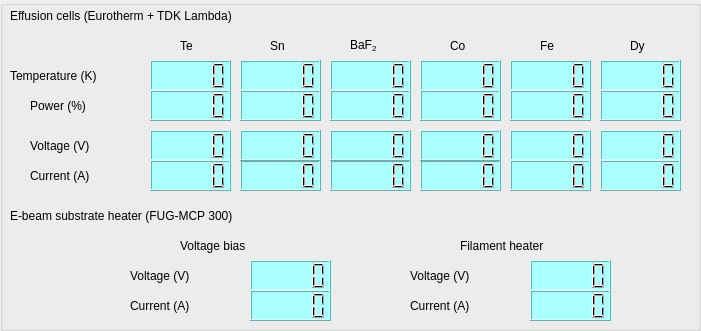
     <widget class="QGroupBox" name="groupBox_9">
      <property name="geometry">
       <rect>
        <x>10</x>
        <y>0</y>
        <width>701</width>
        <height>331</height>
       </rect>
      </property>
      <property name="title">
       <string/>
      </property>
      <widget class="QLabel" name="label_224">
       <property name="geometry">
        <rect>
         <x>10</x>
         <y>0</y>
         <width>471</width>
         <height>31</height>
        </rect>
       </property>
       <property name="styleSheet">
        <string notr="true">font: 12pt &quot;MS Shell Dlg 2&quot;;</string>
       </property>
       <property name="text">
        <string>Effusion cells (Eurotherm + TDK Lambda)</string>
       </property>
      </widget>
      <widget class="QLCDNumber" name="mbe_lcd_T_Sn">
       <property name="geometry">
        <rect>
         <x>240</x>
         <y>60</y>
         <width>81</width>
         <height>31</height>
        </rect>
       </property>
       <property name="styleSheet">
        <string notr="true">background-color: rgb(170, 255, 255);</string>
       </property>
      </widget>
      <widget class="QLabel" name="label_263">
       <property name="geometry">
        <rect>
         <x>270</x>
         <y>30</y>
         <width>31</width>
         <height>31</height>
        </rect>
       </property>
       <property name="styleSheet">
        <string notr="true">font: 12pt &quot;MS Shell Dlg 2&quot;;</string>
       </property>
       <property name="text">
        <string>Sn</string>
       </property>
      </widget>
      <widget class="QLabel" name="label_264">
       <property name="geometry">
        <rect>
         <x>350</x>
         <y>30</y>
         <width>41</width>
         <height>31</height>
        </rect>
       </property>
       <property name="styleSheet">
        <string notr="true">font: 12pt &quot;MS Shell Dlg 2&quot;;</string>
       </property>
       <property name="text">
        <string>&lt;html&gt;&lt;head/&gt;&lt;body&gt;&lt;p&gt;BaF&lt;span style=&quot; vertical-align:sub;&quot;&gt;2&lt;/span&gt;&lt;/p&gt;&lt;/body&gt;&lt;/html&gt;</string>
       </property>
      </widget>
      <widget class="QLCDNumber" name="mbe_lcd_T_Baf2">
       <property name="geometry">
        <rect>
         <x>330</x>
         <y>60</y>
         <width>81</width>
         <height>31</height>
        </rect>
       </property>
       <property name="styleSheet">
        <string notr="true">background-color: rgb(170, 255, 255);</string>
       </property>
      </widget>
      <widget class="QLabel" name="label_265">
       <property name="geometry">
        <rect>
         <x>450</x>
         <y>30</y>
         <width>31</width>
         <height>31</height>
        </rect>
       </property>
       <property name="styleSheet">
        <string notr="true">font: 12pt &quot;MS Shell Dlg 2&quot;;</string>
       </property>
       <property name="text">
        <string>Co</string>
       </property>
      </widget>
      <widget class="QLabel" name="label_282">
       <property name="geometry">
        <rect>
         <x>540</x>
         <y>30</y>
         <width>31</width>
         <height>31</height>
        </rect>
       </property>
       <property name="styleSheet">
        <string notr="true">font: 12pt &quot;MS Shell Dlg 2&quot;;</string>
       </property>
       <property name="text">
        <string>Fe</string>
       </property>
      </widget>
      <widget class="QLCDNumber" name="mbe_lcd_T_Co">
       <property name="geometry">
        <rect>
         <x>420</x>
         <y>60</y>
         <width>81</width>
         <height>31</height>
        </rect>
       </property>
       <property name="styleSheet">
        <string notr="true">background-color: rgb(170, 255, 255);</string>
       </property>
      </widget>
      <widget class="QLCDNumber" name="mbe_lcd_T_Fe">
       <property name="geometry">
        <rect>
         <x>510</x>
         <y>60</y>
         <width>81</width>
         <height>31</height>
        </rect>
       </property>
       <property name="styleSheet">
        <string notr="true">background-color: rgb(170, 255, 255);</string>
       </property>
      </widget>
      <widget class="QLabel" name="label_283">
       <property name="geometry">
        <rect>
         <x>10</x>
         <y>60</y>
         <width>131</width>
         <height>31</height>
        </rect>
       </property>
       <property name="styleSheet">
        <string notr="true">font: 10pt &quot;MS Shell Dlg 2&quot;;</string>
       </property>
       <property name="text">
        <string>Temperature (K)</string>
       </property>
      </widget>
      <widget class="QLabel" name="label_284">
       <property name="geometry">
        <rect>
         <x>30</x>
         <y>90</y>
         <width>131</width>
         <height>31</height>
        </rect>
       </property>
       <property name="styleSheet">
        <string notr="true">font: 10pt &quot;MS Shell Dlg 2&quot;;</string>
       </property>
       <property name="text">
        <string>Power (%)</string>
       </property>
      </widget>
      <widget class="QLCDNumber" name="mbe_lcd_p_Co">
       <property name="geometry">
        <rect>
         <x>420</x>
         <y>90</y>
         <width>81</width>
         <height>31</height>
        </rect>
       </property>
       <property name="styleSheet">
        <string notr="true">background-color: rgb(170, 255, 255);</string>
       </property>
      </widget>
      <widget class="QLCDNumber" name="mbe_lcd_p_Baf2">
       <property name="geometry">
        <rect>
         <x>330</x>
         <y>90</y>
         <width>81</width>
         <height>31</height>
        </rect>
       </property>
       <property name="styleSheet">
        <string notr="true">background-color: rgb(170, 255, 255);</string>
       </property>
      </widget>
      <widget class="QLCDNumber" name="mbe_lcd_p_Fe">
       <property name="geometry">
        <rect>
         <x>510</x>
         <y>90</y>
         <width>81</width>
         <height>31</height>
        </rect>
       </property>
       <property name="styleSheet">
        <string notr="true">background-color: rgb(170, 255, 255);</string>
       </property>
      </widget>
      <widget class="QLCDNumber" name="mbe_lcd_p_Sn">
       <property name="geometry">
        <rect>
         <x>240</x>
         <y>90</y>
         <width>81</width>
         <height>31</height>
        </rect>
       </property>
       <property name="styleSheet">
        <string notr="true">background-color: rgb(170, 255, 255);</string>
       </property>
      </widget>
      <widget class="QLabel" name="label_285">
       <property name="geometry">
        <rect>
         <x>30</x>
         <y>130</y>
         <width>161</width>
         <height>31</height>
        </rect>
       </property>
       <property name="styleSheet">
        <string notr="true">font: 10pt &quot;MS Shell Dlg 2&quot;;</string>
       </property>
       <property name="text">
        <string>Voltage (V)</string>
       </property>
      </widget>
      <widget class="QLabel" name="label_286">
       <property name="geometry">
        <rect>
         <x>30</x>
         <y>160</y>
         <width>161</width>
         <height>31</height>
        </rect>
       </property>
       <property name="styleSheet">
        <string notr="true">font: 10pt &quot;MS Shell Dlg 2&quot;;</string>
       </property>
       <property name="text">
        <string>Current (A)</string>
       </property>
      </widget>
      <widget class="QLCDNumber" name="mbe_lcd_A_Co">
       <property name="geometry">
        <rect>
         <x>420</x>
         <y>160</y>
         <width>81</width>
         <height>31</height>
        </rect>
       </property>
       <property name="styleSheet">
        <string notr="true">background-color: rgb(170, 255, 255);</string>
       </property>
      </widget>
      <widget class="QLCDNumber" name="mbe_lcd_V_Co">
       <property name="geometry">
        <rect>
         <x>420</x>
         <y>130</y>
         <width>81</width>
         <height>31</height>
        </rect>
       </property>
       <property name="styleSheet">
        <string notr="true">background-color: rgb(170, 255, 255);</string>
       </property>
      </widget>
      <widget class="QLCDNumber" name="mbe_lcd_A_Baf2">
       <property name="geometry">
        <rect>
         <x>330</x>
         <y>160</y>
         <width>81</width>
         <height>31</height>
        </rect>
       </property>
       <property name="styleSheet">
        <string notr="true">background-color: rgb(170, 255, 255);</string>
       </property>
      </widget>
      <widget class="QLCDNumber" name="mbe_lcd_A_Sn">
       <property name="geometry">
        <rect>
         <x>240</x>
         <y>160</y>
         <width>81</width>
         <height>31</height>
        </rect>
       </property>
       <property name="styleSheet">
        <string notr="true">background-color: rgb(170, 255, 255);</string>
       </property>
      </widget>
      <widget class="QLCDNumber" name="mbe_lcd_V_Baf2">
       <property name="geometry">
        <rect>
         <x>330</x>
         <y>130</y>
         <width>81</width>
         <height>31</height>
        </rect>
       </property>
       <property name="styleSheet">
        <string notr="true">background-color: rgb(170, 255, 255);</string>
       </property>
      </widget>
      <widget class="QLCDNumber" name="mbe_lcd_V_Fe">
       <property name="geometry">
        <rect>
         <x>510</x>
         <y>130</y>
         <width>81</width>
         <height>31</height>
        </rect>
       </property>
       <property name="styleSheet">
        <string notr="true">background-color: rgb(170, 255, 255);</string>
       </property>
      </widget>
      <widget class="QLCDNumber" name="mbe_lcd_A_Fe">
       <property name="geometry">
        <rect>
         <x>510</x>
         <y>160</y>
         <width>81</width>
         <height>31</height>
        </rect>
       </property>
       <property name="styleSheet">
        <string notr="true">background-color: rgb(170, 255, 255);</string>
       </property>
      </widget>
      <widget class="QLCDNumber" name="mbe_lcd_V_Sn">
       <property name="geometry">
        <rect>
         <x>240</x>
         <y>130</y>
         <width>81</width>
         <height>31</height>
        </rect>
       </property>
       <property name="styleSheet">
        <string notr="true">background-color: rgb(170, 255, 255);</string>
       </property>
      </widget>
      <widget class="QLabel" name="label_287">
       <property name="geometry">
        <rect>
         <x>10</x>
         <y>200</y>
         <width>471</width>
         <height>31</height>
        </rect>
       </property>
       <property name="styleSheet">
        <string notr="true">font: 12pt &quot;MS Shell Dlg 2&quot;;</string>
       </property>
       <property name="text">
        <string>E-beam substrate heater (FUG-MCP 300)</string>
       </property>
      </widget>
      <widget class="QLabel" name="label_288">
       <property name="geometry">
        <rect>
         <x>130</x>
         <y>290</y>
         <width>161</width>
         <height>31</height>
        </rect>
       </property>
       <property name="styleSheet">
        <string notr="true">font: 10pt &quot;MS Shell Dlg 2&quot;;</string>
       </property>
       <property name="text">
        <string>Current (A)</string>
       </property>
      </widget>
      <widget class="QLCDNumber" name="mbe_lcd_V_bias">
       <property name="geometry">
        <rect>
         <x>250</x>
         <y>260</y>
         <width>81</width>
         <height>31</height>
        </rect>
       </property>
       <property name="styleSheet">
        <string notr="true">background-color: rgb(170, 255, 255);</string>
       </property>
      </widget>
      <widget class="QLabel" name="label_289">
       <property name="geometry">
        <rect>
         <x>130</x>
         <y>260</y>
         <width>161</width>
         <height>31</height>
        </rect>
       </property>
       <property name="styleSheet">
        <string notr="true">font: 10pt &quot;MS Shell Dlg 2&quot;;</string>
       </property>
       <property name="text">
        <string>Voltage (V)</string>
       </property>
      </widget>
      <widget class="QLCDNumber" name="mbe_lcd_A_bias">
       <property name="geometry">
        <rect>
         <x>250</x>
         <y>290</y>
         <width>81</width>
         <height>31</height>
        </rect>
       </property>
       <property name="styleSheet">
        <string notr="true">background-color: rgb(170, 255, 255);</string>
       </property>
      </widget>
      <widget class="QLabel" name="label_290">
       <property name="geometry">
        <rect>
         <x>410</x>
         <y>290</y>
         <width>101</width>
         <height>31</height>
        </rect>
       </property>
       <property name="styleSheet">
        <string notr="true">font: 10pt &quot;MS Shell Dlg 2&quot;;</string>
       </property>
       <property name="text">
        <string>Current (A)</string>
       </property>
      </widget>
      <widget class="QLCDNumber" name="mbe_lcd_V_fil">
       <property name="geometry">
        <rect>
         <x>530</x>
         <y>260</y>
         <width>81</width>
         <height>31</height>
        </rect>
       </property>
       <property name="styleSheet">
        <string notr="true">background-color: rgb(170, 255, 255);</string>
       </property>
      </widget>
      <widget class="QLabel" name="label_291">
       <property name="geometry">
        <rect>
         <x>410</x>
         <y>260</y>
         <width>111</width>
         <height>31</height>
        </rect>
       </property>
       <property name="styleSheet">
        <string notr="true">font: 10pt &quot;MS Shell Dlg 2&quot;;</string>
       </property>
       <property name="text">
        <string>Voltage (V)</string>
       </property>
      </widget>
      <widget class="QLCDNumber" name="mbe_lcd_A_fil">
       <property name="geometry">
        <rect>
         <x>530</x>
         <y>290</y>
         <width>81</width>
         <height>31</height>
        </rect>
       </property>
       <property name="styleSheet">
        <string notr="true">background-color: rgb(170, 255, 255);</string>
       </property>
      </widget>
      <widget class="QLabel" name="label_292">
       <property name="geometry">
        <rect>
         <x>460</x>
         <y>230</y>
         <width>161</width>
         <height>31</height>
        </rect>
       </property>
       <property name="styleSheet">
        <string notr="true">font: 10pt &quot;MS Shell Dlg 2&quot;;</string>
       </property>
       <property name="text">
        <string>Filament heater</string>
       </property>
      </widget>
      <widget class="QLabel" name="label_293">
       <property name="geometry">
        <rect>
         <x>180</x>
         <y>230</y>
         <width>161</width>
         <height>31</height>
        </rect>
       </property>
       <property name="styleSheet">
        <string notr="true">font: 10pt &quot;MS Shell Dlg 2&quot;;</string>
       </property>
       <property name="text">
        <string>Voltage bias</string>
       </property>
      </widget>
      <widget class="QLCDNumber" name="mbe_lcd_V_Te">
       <property name="geometry">
        <rect>
         <x>150</x>
         <y>130</y>
         <width>81</width>
         <height>31</height>
        </rect>
       </property>
       <property name="styleSheet">
        <string notr="true">background-color: rgb(170, 255, 255);</string>
       </property>
      </widget>
      <widget class="QLCDNumber" name="mbe_lcd_A_Te">
       <property name="geometry">
        <rect>
         <x>150</x>
         <y>160</y>
         <width>81</width>
         <height>31</height>
        </rect>
       </property>
       <property name="styleSheet">
        <string notr="true">background-color: rgb(170, 255, 255);</string>
       </property>
      </widget>
      <widget class="QLCDNumber" name="mbe_lcd_T_Te">
       <property name="geometry">
        <rect>
         <x>150</x>
         <y>60</y>
         <width>81</width>
         <height>31</height>
        </rect>
       </property>
       <property name="styleSheet">
        <string notr="true">background-color: rgb(170, 255, 255);</string>
       </property>
      </widget>
      <widget class="QLCDNumber" name="mbe_lcd_p_Te">
       <property name="geometry">
        <rect>
         <x>150</x>
         <y>90</y>
         <width>81</width>
         <height>31</height>
        </rect>
       </property>
       <property name="styleSheet">
        <string notr="true">background-color: rgb(170, 255, 255);</string>
       </property>
      </widget>
      <widget class="QLabel" name="label_294">
       <property name="geometry">
        <rect>
         <x>180</x>
         <y>30</y>
         <width>31</width>
         <height>31</height>
        </rect>
       </property>
       <property name="styleSheet">
        <string notr="true">font: 12pt &quot;MS Shell Dlg 2&quot;;</string>
       </property>
       <property name="text">
        <string>Te</string>
       </property>
      </widget>
      <widget class="QLCDNumber" name="mbe_lcd_V_Dy">
       <property name="geometry">
        <rect>
         <x>600</x>
         <y>130</y>
         <width>81</width>
         <height>31</height>
        </rect>
       </property>
       <property name="styleSheet">
        <string notr="true">background-color: rgb(170, 255, 255);</string>
       </property>
      </widget>
      <widget class="QLabel" name="label_295">
       <property name="geometry">
        <rect>
         <x>630</x>
         <y>30</y>
         <width>31</width>
         <height>31</height>
        </rect>
       </property>
       <property name="styleSheet">
        <string notr="true">font: 12pt &quot;MS Shell Dlg 2&quot;;</string>
       </property>
       <property name="text">
        <string>Dy</string>
       </property>
      </widget>
      <widget class="QLCDNumber" name="mbe_lcd_T_Dy">
       <property name="geometry">
        <rect>
         <x>600</x>
         <y>60</y>
         <width>81</width>
         <height>31</height>
        </rect>
       </property>
       <property name="styleSheet">
        <string notr="true">background-color: rgb(170, 255, 255);</string>
       </property>
      </widget>
      <widget class="QLCDNumber" name="mbe_lcd_p_Dy">
       <property name="geometry">
        <rect>
         <x>600</x>
         <y>90</y>
         <width>81</width>
         <height>31</height>
        </rect>
       </property>
       <property name="styleSheet">
        <string notr="true">background-color: rgb(170, 255, 255);</string>
       </property>
      </widget>
      <widget class="QLCDNumber" name="mbe_lcd_A_Dy">
       <property name="geometry">
        <rect>
         <x>600</x>
         <y>160</y>
         <width>81</width>
         <height>31</height>
        </rect>
       </property>
       <property name="styleSheet">
        <string notr="true">background-color: rgb(170, 255, 255);</string>
       </property>
      </widget>
     </widget>
